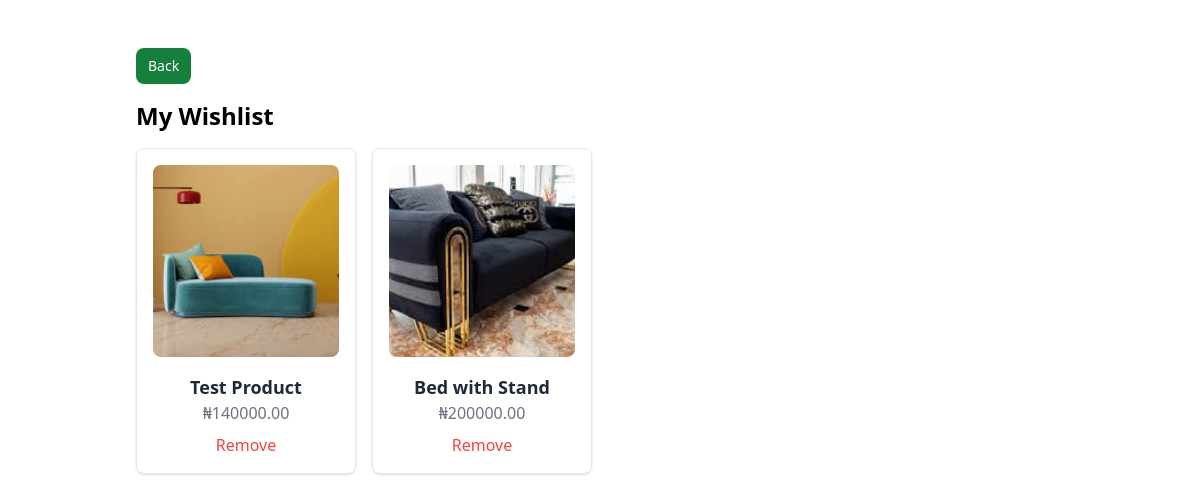
The app's page /store/wishlist/ (signed in), older data.
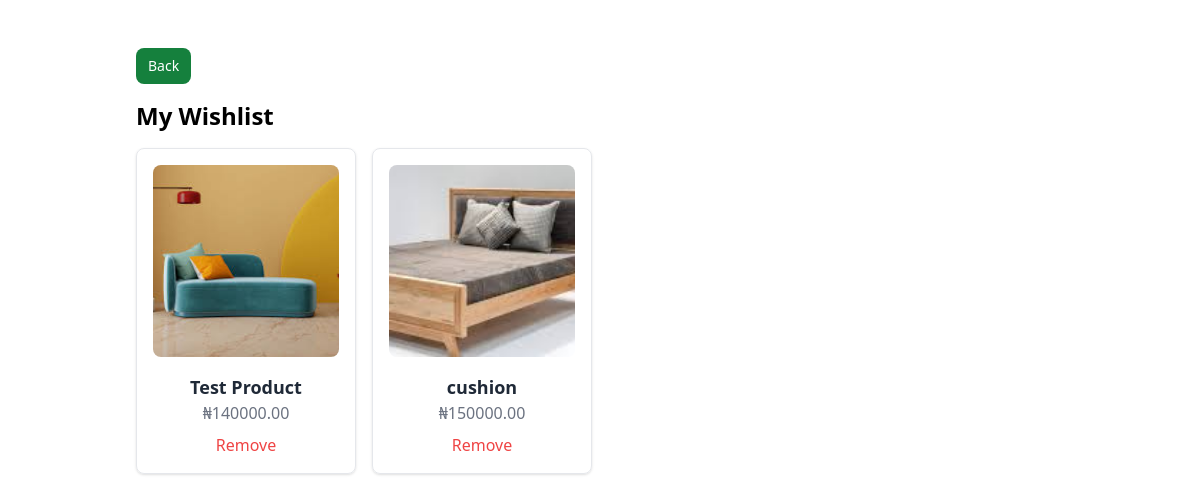
The same page, newer data.
### Store/models.py (models this page shows, shortened)
class MyWishlist(models.Model):
    user = models.ForeignKey(settings.AUTH_USER_MODEL, on_delete=models.CASCADE, related_name='mywishlist')
    product = models.ForeignKey('Product', on_delete=models.CASCADE, related_name='wishlisted_by')
    added_at = models.DateTimeField(auto_now_add=True)
    class Meta:
        unique_together = ('user', 'product')  # Ensure a user can't add the same product multiple times

class Product(models.Model):
    store = models.ForeignKey(Mystore, on_delete=models.CASCADE, related_name="products")
    name = models.CharField(max_length=50)
    price = models.PositiveIntegerField(default=1)
    description = models.CharField(max_length=100)
    image = models.ImageField(upload_to='productimages')

### Store/views.py (the view)
# urls.py: path('wishlist/', views.wishlist_view, name='wishlist'),
@login_required
def wishlist_view(request):
    wishlist_items = MyWishlist.objects.filter(user=request.user).select_related('product')
    return render(request, 'Store/wishlist.html', {'wishlist_items': wishlist_items})

### Store/templates/Store/wishlist.html (shortened to what this page needs)
{% extends "Store/base.html" %}
{% block content %}
<div class="container mx-auto p-6">
    <a href="{% url 'index' %}" class="inline-flex mb-4 items-center px-3 py-2 text-sm font-medium text-center text-white bg-green-700 rounded-lg hover:bg-green-800 focus:ring-4 focus:outline-none focus:ring-green-300 dark:bg-green-600 dark:hover:bg-green-700 dark:focus:ring-green-800">Back</a>
    <h1 class="text-2xl font-bold mb-4">My Wishlist</h1>
    {% if wishlist_items %}
        <div class="grid grid-cols-1 sm:grid-cols-2 lg:grid-cols-4 gap-4">
            {% for item in wishlist_items %}
                <div class="border border-gray-200 rounded-lg shadow p-4">
                    <a href="{% url 'product_detail' item.product.id %}">
                        <img class="w-full h-48 object-cover rounded-lg" src="{{ item.product.image.url|default:'#' }}" alt="{{ item.product.name }}">
                    </a>
                    <div class="mt-4 text-center">
                        <a href="{% url 'product_detail' item.product.id %}">
                            <h5 class="text-lg font-bold text-gray-800">{{ item.product.name }}</h5>
                        </a>
                        <p class="text-gray-500">₦{{ item.product.price|floatformat:2 }}</p>
                        <form method="POST" action="{% url 'remove_from_wishlist' item.product.id %}">
                            <button class="text-red-500 mt-2">Remove</button>
                        </form>
                    </div>
                </div>
            {% endfor %}
        </div>
    {% else %}
        <p class="text-gray-600 text-center">Your wishlist is empty.</p>
    {% endif %}
</div>
{% endblock %}

### Store/templates/Store/base.html (shortened to what this page needs)
{% load static %}
<!doctype html>
<html>
<head>
  <script src="https://cdn.tailwindcss.com"></script>
</head>
<body>
  {% block messages %}
  <div class="container mx-auto p-6">
  {% endblock messages %}
    {% block content %}
  {% endblock %}
</body>
</html>

Row changes from the older to the newer data that the page shows:
removed MyWishlist: product.image (picture), product.name "Bed with Stand", product.price "200000.00"
added MyWishlist: product.image (picture), product.name "cushion", product.price "150000.00"
